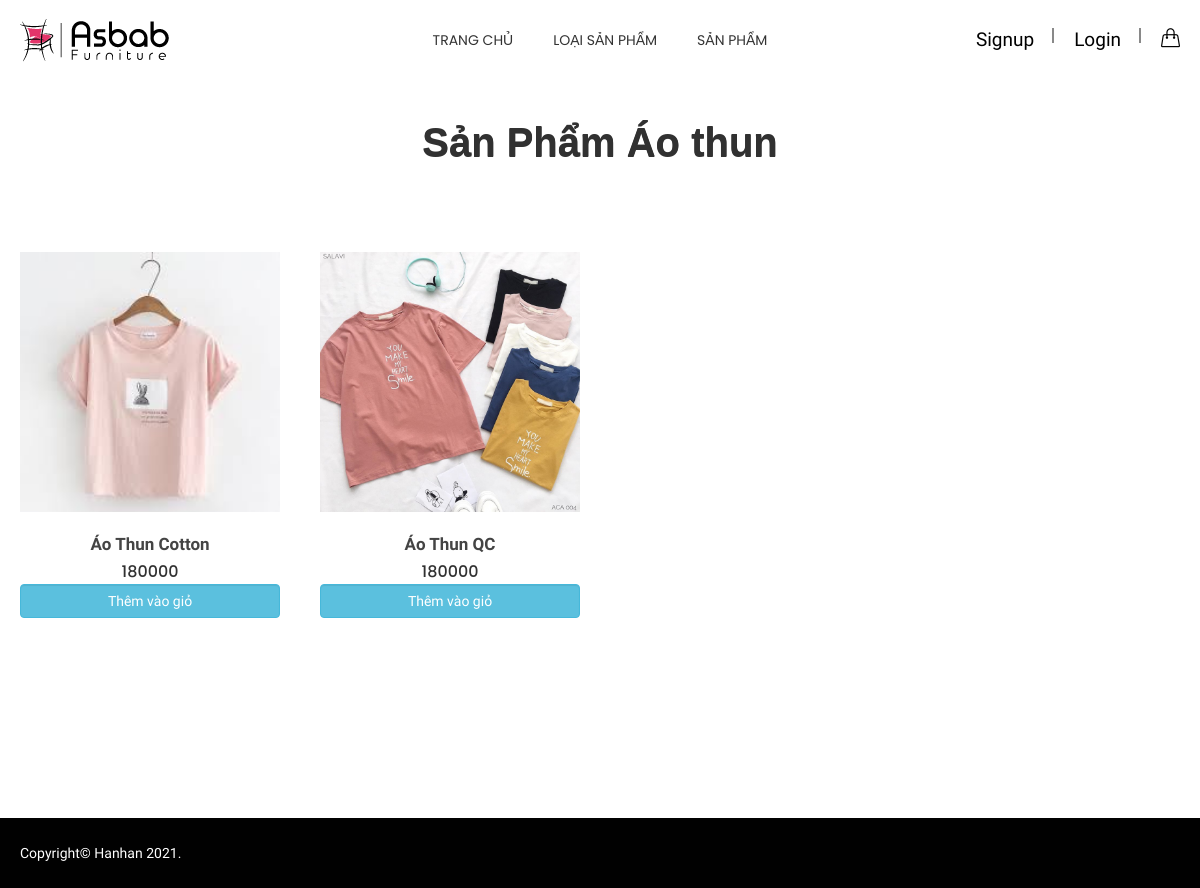
/home/productcat/1/, run on the app's committed database.
### banhang/models.py (models this page shows, shortened)
class sanpham(models.Model):
    l_id = models.ForeignKey(loaisanpham, on_delete=models.CASCADE)
    sp_ten = models.CharField("Ten san pham", max_length=200)
    sp_gia = models.IntegerField("Gia", default=0)
    sp_soluong = models.IntegerField("So luong", default=0)
    sp_hinhanh = models.ImageField("Hinh anh",upload_to='uploads/%Y/%m/%d/')
    sp_mota = models.TextField("Mo ta")
    def image_tag(self):
        if self.image:
            return safestring.mark_safe('<img src="%s%s" width="200" height="200" />' % (settings.MEDIA_URL, self.image))
        else:
            return ""
    image_tag.short_description = 'Image'
    image_tag.allow_tags = True

class loaisanpham(models.Model):
    l_ten = models.CharField(max_length=100)
    active = models.BooleanField("Is Active", default=True)
    def __str__(self):
        return self.l_ten

### home/views.py (the view)
# urls.py: path('home/productcat/<int:sp_id>/',views.productcat,name="sanphamtheoloai"),
def productcat(request,sp_id):
    loai_objs = loaisanpham.objects.filter(active__exact=True)
    productcat = sanpham.objects.filter(l_id=sp_id)
    context = {
        'loai_objs': loai_objs,
        'productcat' : productcat,
    }
    return render(request,'home/productcate.html',context)

### templates/home/productcate.html (shortened to what this page needs)
{% extends "layout/main.html" %}
{% block content %}
{% load cart %}
<section class="htc__category__area ptb--100">
    <div class="container">
        <div class="row">
            {% for item in productcat %}
            <div class="col-xs-12">
                <div class="section__title--2 text-center"style="margin-top: -60px;">
                    <h2 class="title__line"style = "font-family:arial;">Sản Phẩm {{item.l_id}}</h2>
                </div>
            </div>
            {% endfor %}
        </div>
        <div class="htc__product__container">
            <div class="row">
                <div class="product__list clearfix mt--30">
                    {% for item in productcat %}
                    <div class="col-md-4 col-lg-3 col-sm-4 col-xs-12">
                        <div class="category">
                            <div class="ht__cat__thumb">
                                <a href="{% url 'chitietsp' item.id  %}">
                                    <img src="/media/{{ item.sp_hinhanh }} " alt="product images" />
                                </a>
                            </div>
                            <div class="fr__hover__info">
                                <ul class="product__action">
                                </ul>
                            </div>
                            <div class="fr__product__inner">
                                <h4><a href="">{{item.sp_ten}}</a></h4>
                                <ul class="fr__pro__prize">
                                    <li>{{item.sp_gia}}</li>
                                </ul>
                            </div>
                            <div class="card-footer p-0 no-gutters">
                                {% if item|is_in_cart:request.session.cart %}
						        <div class="row no-gutters">
							        <form action="/#{{item.id}}" class="col-2 " method="post">
								        {% csrf_token %}
								        <input hidden type="text" name='product' value='{{item.id}}'>
								        <input hidden type="text" name='remove' value='True'>
								        <input style="margin-left: 1.5rem;" type="submit" value=" – " class="btn btn-light border-left">
							        </form>
							        <div class="text-center col-6">{{item|cart_quantity:request.session.cart}} sản phẩm trong giỏ</div>
							        <form action="/#{{item.id}}" class="col-2 " method="post">
								        {% csrf_token %}
								        <input hidden type="text" name='product' value='{{item.id}}'>
								        <input type="submit" value=" + " class="btn btn-light border-left">
							        </form>
						        </div>
						        {% else %}
						        <form action="/#{{item.id}}" method="POST" class="btn-block">
							        <input type="submit" class="float-right btn btn-info  form-control"value="Thêm vào giỏ">
						        </form>
						        {% endif %}
					        </div>
                        </div>
                    </div>
                    {% endfor %}
                </div>
            </div>
        </div>
    </div>
</section>
{%endblock%}

### home/static/style.css (style rules this page uses)
.section__title--2 h2 { color: #313131; font-family: Poppins; font-size: 40px; font-weight: 700; }
.category { position: relative; margin-top: 40px; }
.fr__hover__info { position: absolute; right: 20px; top: 20px; }
.fr__product__inner { padding-top: 23px; text-align: center; }
.fr__product__inner h4 a { color: #444; font-family: Old Standard TT; font-size: 17px; font-weight: 600; text-transform: capitalize; transition: all 0.3s ease 0s; }
.fr__pro__prize { display: flex; justify-content: center; margin-top: 6px; }
.fr__pro__prize li { color: #313131; font-family: Poppins; font-size: 16px; font-weight: 500; margin: 0 5px; }
.product__action { display: flex; justify-content: center; flex-flow: column; }
.category { overflow: hidden; position: relative; }
.ht__cat__thumb a img { width: 100%; }

### home/static/css/shortcode/default.css (style rules this page uses)
*, h1, h2, h3, h4, h5, h6, p, ul, a { margin: 0; padding: 0; }
html { font-size: 100%; }
body { font-family: 'Old Standard TT', serif; color: #666666; font-weight: 400; font-size: 14px; line-height: 24px; -webkit-font-smoothing: antialiased; -moz-osx-font-smoothing: grayscale; }
h1, h2, h3, h4, h5, h6, .h1, .h2, .h3, .h4, .h5, .h6 { font-family: 'Poppins', sans-serif; color: #313131; font-weight: 400; -webkit-font-variant-ligatures: common-ligatures; font-variant-ligatures: common-ligatures; margin-top: 0; margin-bottom: 0; }
h2, .h2 { font-size: 30px; font-weight: 400; }
h4, .h4 { font-size: 14px; font-weight: 400; }
ul, ol { list-style: none; }
a { color: #333; }
h1 a, h2 a, h3 a, h4 a, h5 a, h6 a { color: inherit }
body { overflow-x: hidden; }
a, .btn { transition: all 0.3s ease-out 0s; }
input, select, textarea { transition: all 0.5s ease-out 0s; }
img, .img { max-width: 100%; transition: all 0.3s ease-out 0s; }
p + img, img:last-child { margin-bottom: 0; }
body { background: #fff; }
.mt--30 { margin-top: 30px }
.ptb--100 { padding: 100px 0 }

### data on the page
sanpham: l_id "Áo thun", sp_hinhanh (picture), sp_ten "Áo Thun Cotton", sp_gia "180000"
sanpham: l_id "Áo thun", sp_hinhanh (picture), sp_ten "Áo Thun QC", sp_gia "180000"
